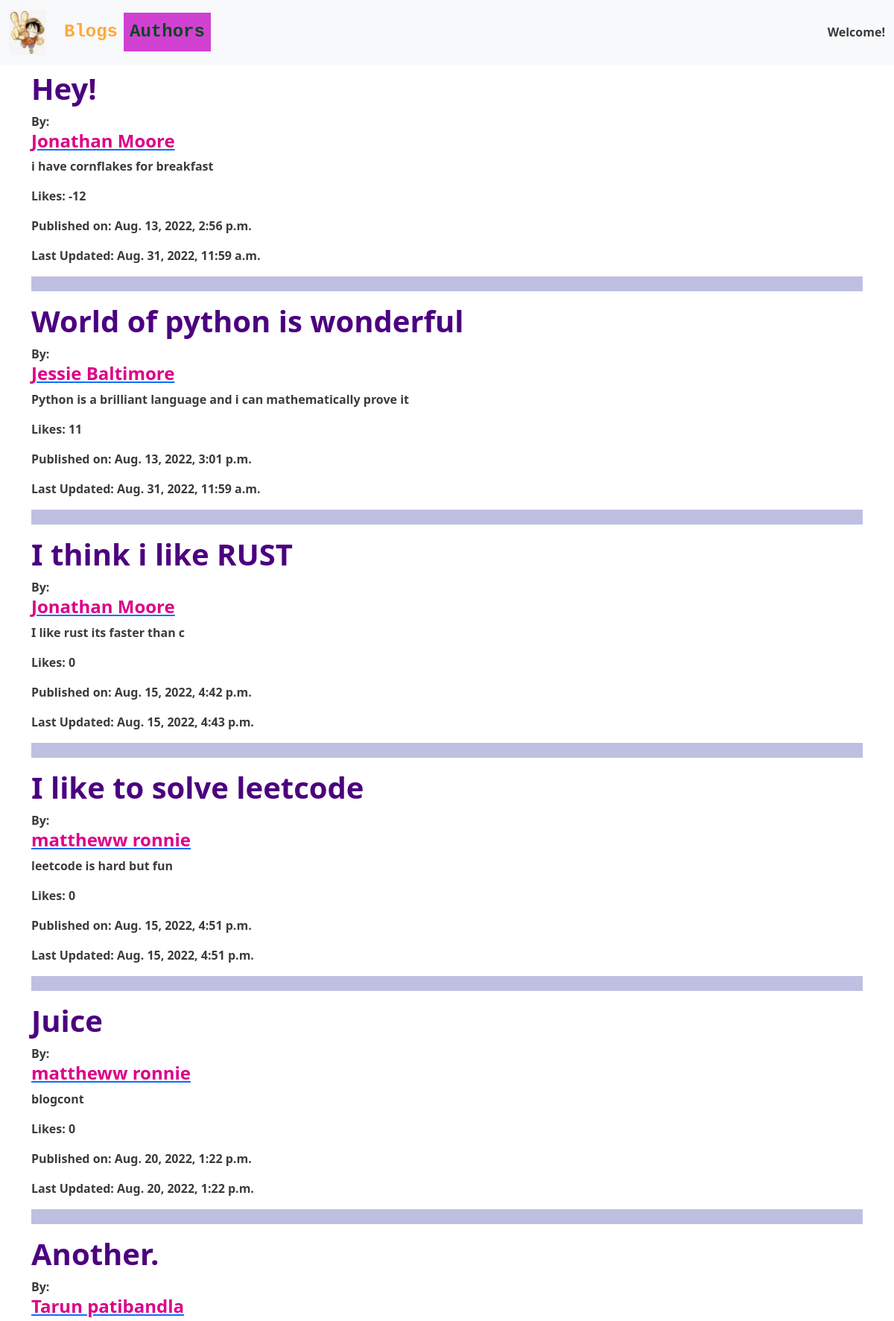
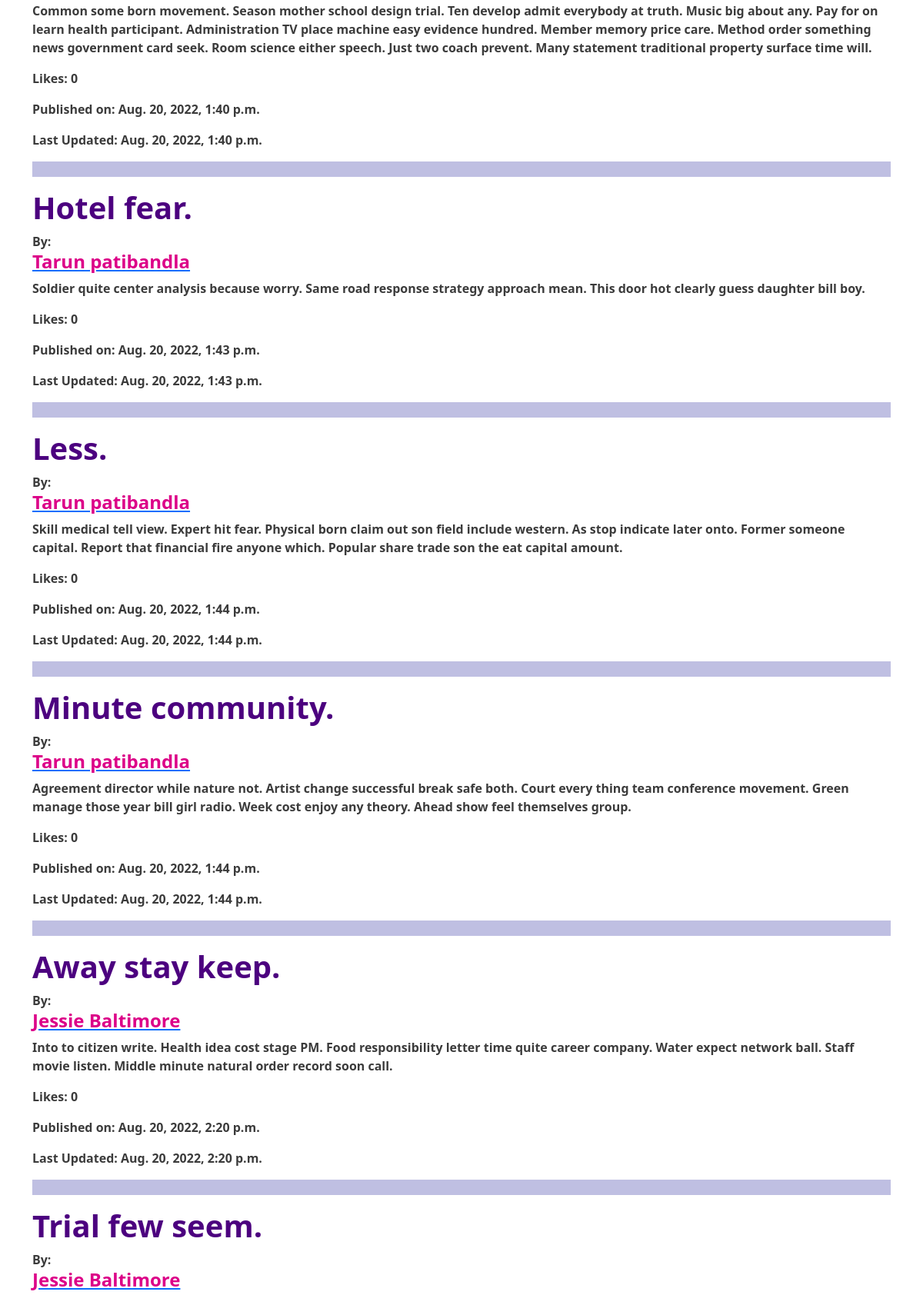
The page / (upper part) on the database its author committed (2 pictures, top to bottom).
### blogapp/models.py (models this page shows, shortened)
class Blog(models.Model):  # models.Model imports some special django-specific functions that allow us to manipulate DB
    blog_title = models.CharField(
        max_length=100, verbose_name='Blog Title', blank=False, help_text=' Enter Blog title. ')
    blog_content = models.TextField(
        max_length=2000, verbose_name='Blog Content', blank=False, help_text=' Write your blog here! ')
    blog_published = models.BooleanField(default=False)
    blog_create_date = models.DateTimeField(auto_now_add=True)
    blog_update_date = models.DateTimeField(auto_now=True)
    blog_author = models.ForeignKey(
        Author, on_delete=models.CASCADE, blank=False)
    blog_likes = models.IntegerField(editable=True, default=10)

class Author(models.Model):
    author_first_name = models.CharField(
        max_length=50, blank=False, help_text="Author's first name")
    author_last_name = models.CharField(
        max_length=50, blank=False, help_text="Author's Last name")
    author_email = models.EmailField(
        blank=False, unique=True, help_text='Author email id')
    author_biodata = models.TextField(max_length=250, blank=True, null=True)
    author_image = models.ImageField(
        upload_to='authors/', null=True, blank=True)
    def __str__(self) -> str:
        return self.author_first_name + ' ' + self. author_last_name

### blogapp/views.py (the view)
# urls.py: path('', views.index, name='index'),
def index(request):
    blogs = Blog.objects.all().filter(blog_published=True)
    context = {"blogs": blogs}
    return render(request, "./blogapp/index.html", context=context)

### blogapp/templates/blogapp/index.html (shortened to what this page needs)
{% extends './base.html' %}
{%block content%}
{%for blog in blogs%}
<h1 style="color: rgb(76, 0, 127); font-weight: bold;"> {{blog.blog_title}} </h1>
By: <a href="{% url 'authorblogs' blog.blog_author.id %}">
    <h4 style="color: rgb(220, 0, 136); font-weight: bolder;"> {{blog.blog_author}} </h4>
</a>
<p> {{blog.blog_content}} </p>
<p>Likes: {{blog.blog_likes}}</p>
<p> Published on: {{blog.blog_create_date}}</p>
<p>Last Updated: {{blog.blog_update_date}}</p>
<hr style="height: 20px; border: 0;background-color: darkblue;">
{%endfor%}
{%endblock%}

### blogapp/templates/blogapp/base.html (style rules this page uses)
body { color: rgba(0, 0, 0, 0.769); background-repeat: no-repeat; background-attachment: fixed; background-size: cover; font-weight: bold; }

### rows shown on the page
Blog: blog_title "Hey!", blog_author "Jonathan Moore", blog_content "i have cornflakes for breakfast", blog_likes "-12", blog_create_date "Aug. 13, 2022, 2:56 p.m.", blog_update_date "Aug. 31, 2022, 11:59 a.m."
Blog: blog_title "World of python is wonderful", blog_author "Jessie Baltimore", blog_content "Python is a brilliant language and i can mathematically prove it", blog_likes "11", blog_create_date "Aug. 13, 2022, 3:01 p.m.", blog_update_date "Aug. 31, 2022, 11:59 a.m."
Blog: blog_title "I think i like RUST", blog_author "Jonathan Moore", blog_content "I like rust its faster than c", blog_likes "0", blog_create_date "Aug. 15, 2022, 4:42 p.m.", blog_update_date "Aug. 15, 2022, 4:43 p.m."
Blog: blog_title "I like to solve leetcode", blog_author "mattheww ronnie", blog_content "leetcode is hard but fun", blog_likes "0", blog_create_date "Aug. 15, 2022, 4:51 p.m.", blog_update_date "Aug. 15, 2022, 4:51 p.m."
Blog: blog_title "Juice", blog_author "mattheww ronnie", blog_content "blogcont", blog_likes "0", blog_create_date "Aug. 20, 2022, 1:22 p.m.", blog_update_date "Aug. 20, 2022, 1:22 p.m."
Blog: blog_title "Another.", blog_author "Tarun patibandla", blog_content "Common some born movement. Season mother school design trial. Ten develop admit everybody at truth. Music big about any. Pay for on learn health participant. Administration TV place machine easy evidence hundred. Member memory price care. Method order something news government card seek. Room science either speech. Just two coach prevent. Many statement traditional property surface time will.", blog_likes "0", blog_create_date "Aug. 20, 2022, 1:40 p.m.", blog_update_date "Aug. 20, 2022, 1:40 p.m."
Blog: blog_title "Hotel fear.", blog_author "Tarun patibandla", blog_content "Soldier quite center analysis because worry. Same road response strategy approach mean. This door hot clearly guess daughter bill boy.", blog_likes "0", blog_create_date "Aug. 20, 2022, 1:43 p.m.", blog_update_date "Aug. 20, 2022, 1:43 p.m."
Blog: blog_title "Less.", blog_author "Tarun patibandla", blog_content "Skill medical tell view. Expert hit fear. Physical born claim out son field include western. As stop indicate later onto. Former someone capital. Report that financial fire anyone which. Popular share trade son the eat capital amount.", blog_likes "0", blog_create_date "Aug. 20, 2022, 1:44 p.m.", blog_update_date "Aug. 20, 2022, 1:44 p.m."
Blog: blog_title "Minute community.", blog_author "Tarun patibandla", blog_content "Agreement director while nature not. Artist change successful break safe both. Court every thing team conference movement. Green manage those year bill girl radio. Week cost enjoy any theory. Ahead show feel themselves group.", blog_likes "0", blog_create_date "Aug. 20, 2022, 1:44 p.m.", blog_update_date "Aug. 20, 2022, 1:44 p.m."
Blog: blog_title "Away stay keep.", blog_author "Jessie Baltimore", blog_content "Into to citizen write. Health idea cost stage PM. Food responsibility letter time quite career company. Water expect network ball. Staff movie listen. Middle minute natural order record soon call.", blog_likes "0", blog_create_date "Aug. 20, 2022, 2:20 p.m.", blog_update_date "Aug. 20, 2022, 2:20 p.m."
Blog: blog_title "Trial few seem.", blog_author "Jessie Baltimore"
